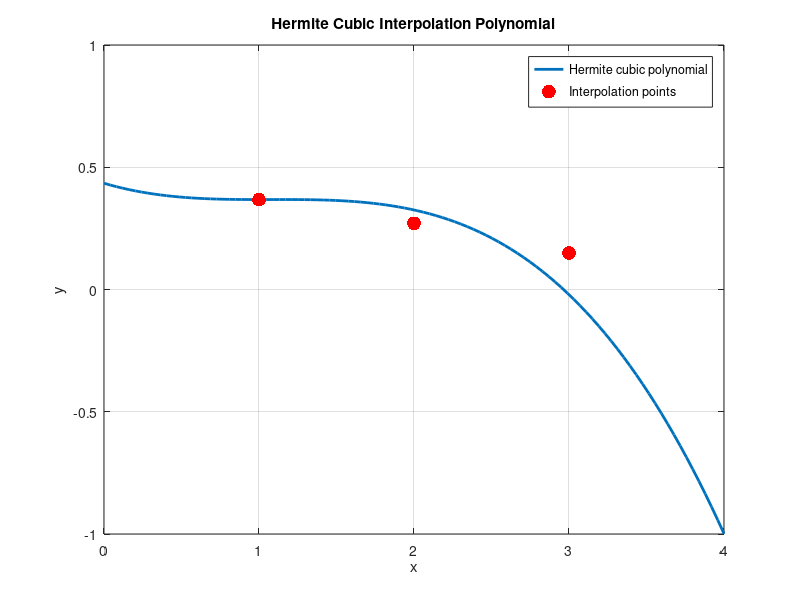

This figure's MATLAB source:
% Hermite cubic interpolation polynomial for f(x) = xe^(-x)

% Define the function
f = @(x) x.*exp(-x);
fp = @(x) exp(-x)-x.*exp(-x);

% Define the interpolation points
x = [1, 2, 3];
y = f(x);
y_prime = fp(x);

% Calculate the coefficients
a0 = y(1);
a1 = y_prime(1);
t1 = (y(2) - y(1)) - y_prime(1);
t2 = (y(3) - y(1) - y_prime(1)*(x(3)-x(1))) / ((x(3)-x(1))^2);
a2 = t1 / (x(2)-x(1)) - t2;
a3 = t2 / (x(2)-x(1));

% Define the interpolation range
u = linspace(0, 4, 100); % 100 points between 0 and 4

% Evaluate the Hermite cubic interpolation polynomial at u
result = a0 + a1*(u-x(1)) + a2*(u-x(1)).^2 + a3*(u-x(1)).^2.*(u-x(2));
h = @(u) a0 + a1*(u-x(1)) + a2*(u-x(1)).^2 + a3*(u-x(1)).^2.*(u-x(2));

% Plot the Hermite cubic interpolation polynomial
plot(u, h(u), 'LineWidth', 2);
hold on;
scatter(x, y, 100, 'filled', 'MarkerFaceColor', 'r');
xlabel('x');
ylabel('y');
title('Hermite Cubic Interpolation Polynomial');
legend('Hermite cubic polynomial', 'Interpolation points');
grid on;

est = h(1.5);
fprintf('p(1.5) = %.8f\n', est);